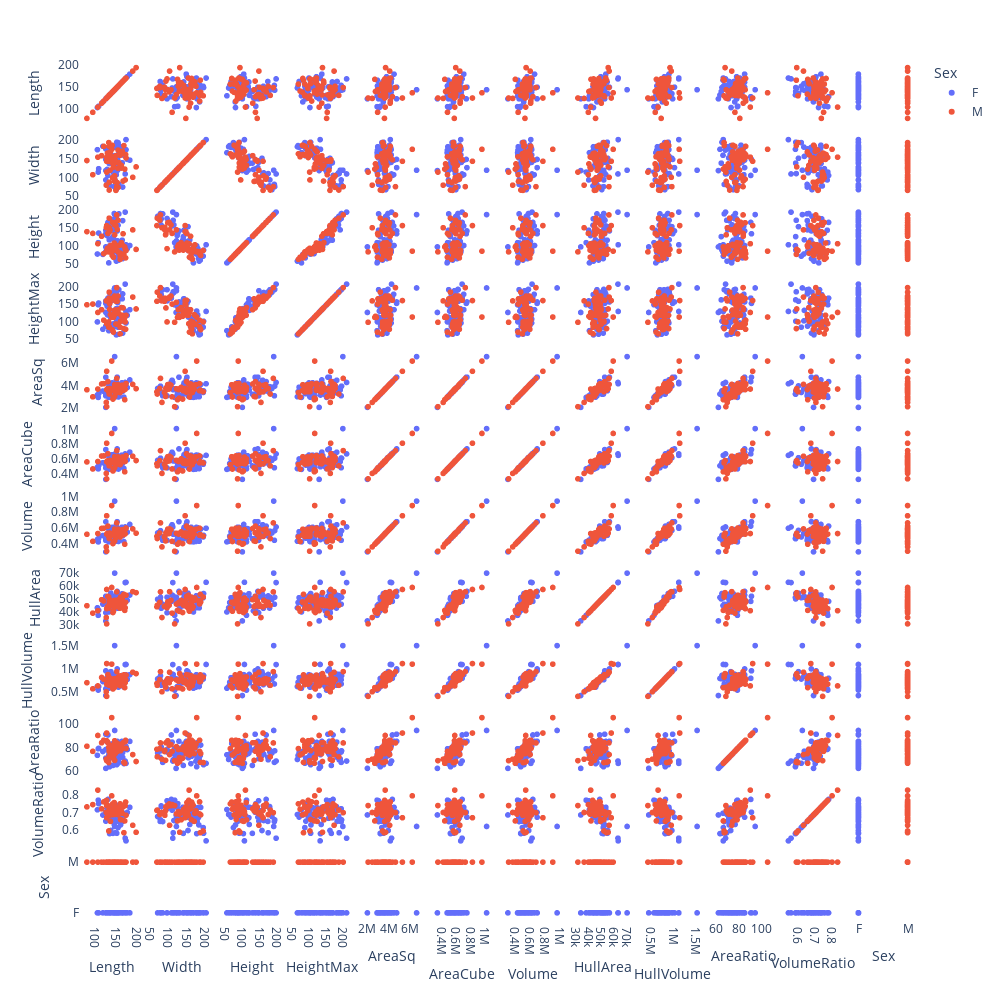

Source (notebook cell):
### Code cell
# Exclude the 'DGRP' and 'Sex' columns
descriptors_modified = descriptors.drop(['DGRP'], axis=1)

# Create the scatter matrix plot with trendlines
fig = px.scatter_matrix(descriptors_modified, color="Sex", width=1000, height=1000)

# Delete the background
fig.update_layout(
    autosize=False,
    plot_bgcolor='rgba(0,0,0,0)',
    #paper_bgcolor='rgba(0,0,0,0)',
)
fig.show()
#fig.write_html('results/classical_descriptors_sex_comp.html')
